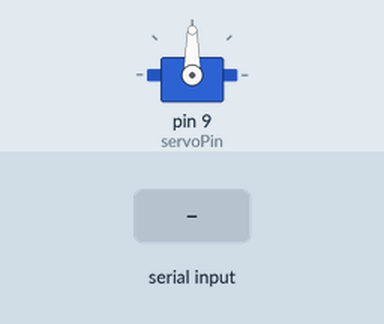
Simulated run of this sketch. Board: Arduino Uno, built with avr-gcc and run on an emulated ATmega328P. Parts: servo. Inputs (shaded band) come from the test bench. What the sketch prints to the serial monitor is not drawn.

Above: at 1.2 s.
1.3 s: byte 30 received over Serial
At 3.5 s:
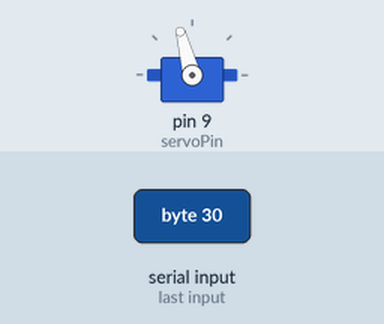
6.8 s: byte 90 received over Serial
At 13.2 s:
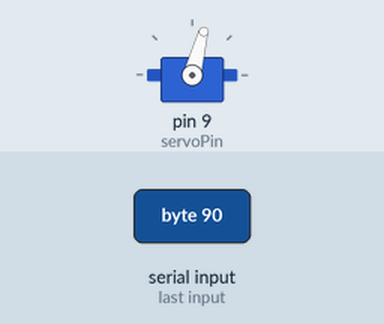
Timing chart, 0 to 14.7 s (numbered marks = the images above; inputs shaded):
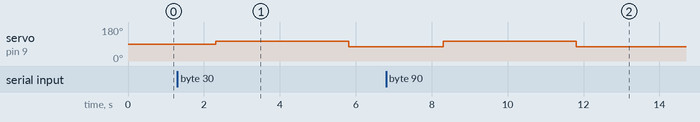

Measured:
- after the input at 1.3 s, servo on pin 9 (servoPin): 90° → 105° after 1.0 s, → 75° 3.5 s later
- after the input at 6.8 s, servo on pin 9 (servoPin): 75° → 105° after 1.5 s, → 75° 3.5 s later

The sketch:

flower_control.ino
```cpp
#include <Servo.h>

// Declare the Servo pin
int servoPin = 9;
Servo Servo1;
bool productive = false;
bool defaultPosition = true;

void setup() {
   // attach the servo to the used pin number
   Servo1.attach(servoPin);
   Serial.begin(9600); // Initialize serial communication
}

void loop() {
  Serial.println(productive);
  Serial.println(defaultPosition);
  // if user is typing and flower is enclosed
  if (Serial.available() > 0 && defaultPosition == true) {
    while (Serial.available() > 0) {
        char incoming = Serial.read();  // Read and discard each byte in the buffer
        Serial.println(incoming);
    }
    // bloom the flower
    delay(1000);
    Serial.println("productive now");
    Servo1.write(105);
    delay(500);
    Servo1.detach();
    Servo1.attach(servoPin);
    defaultPosition = false;
    delay(1000);
  }
  // else the user is not typing, retract the flower
  else if(!defaultPosition){
    delay(2000);
    defaultPosition = true;
    Servo1.write(75);
    delay(500);
    Servo1.detach();
    Servo1.attach(servoPin);
    delay(1000);
  }
}
```
